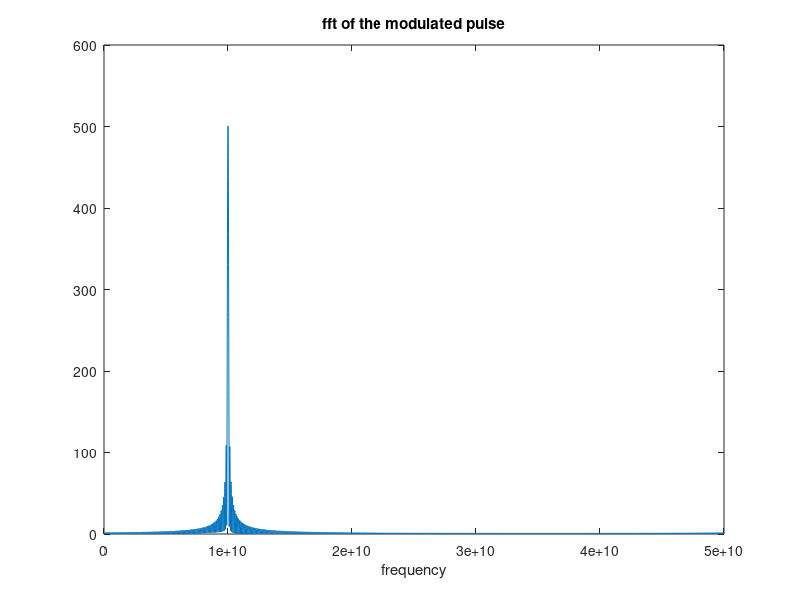
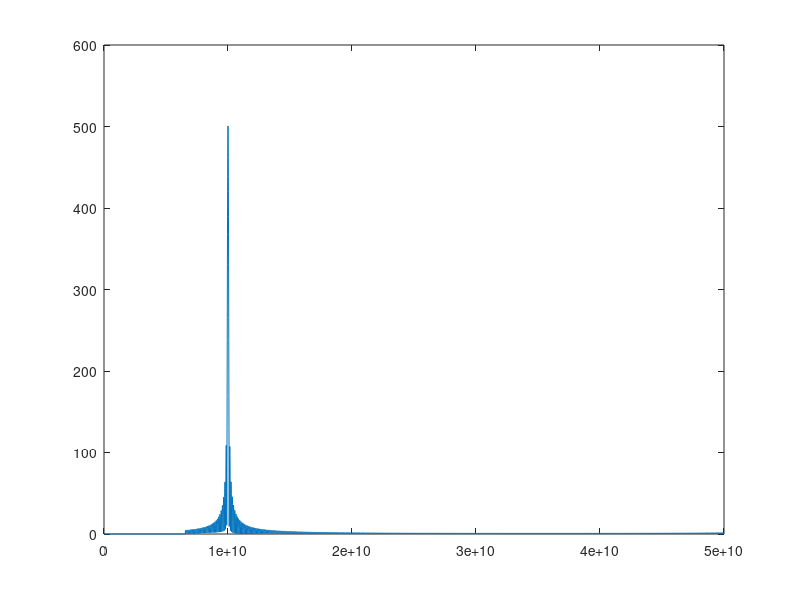
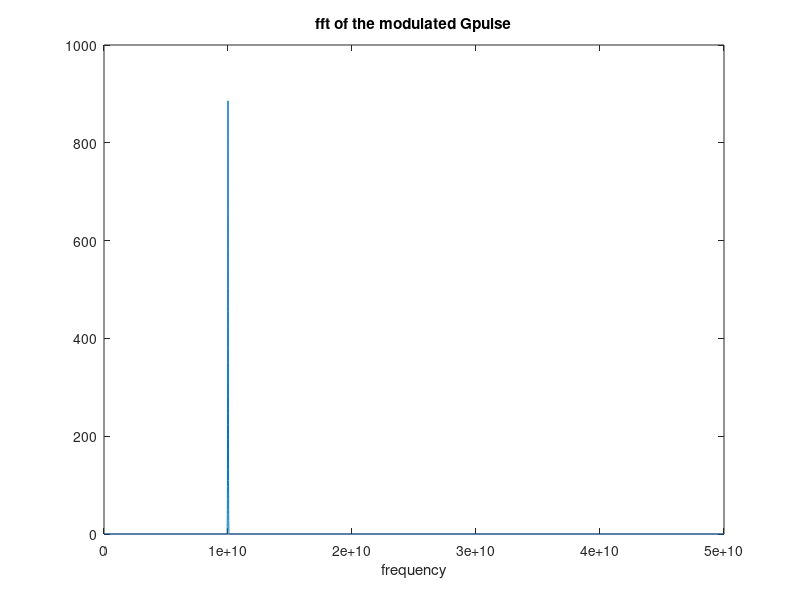
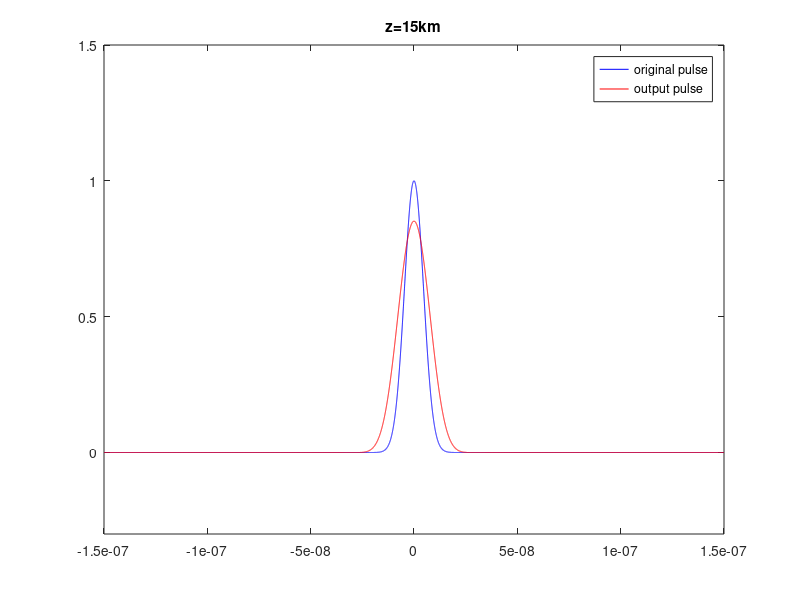

Here is the MATLAB script that generated these plots, in order:
close
clear
fc = 6.56e9;
Fs=5e10;
t=-50e-9:1/Fs:50e-9;
%%
%create pulse
pulse=zeros(1,length(t));
for i=2250:1:2750
    pulse(1,i)=1;
end
plot(t,pulse)
ylim([-1,2])
xlabel('time')
title('10 ns pulse')
%%      
%modulate the pulse
w0=10e9*2*pi;
mpulse=exp(1i*w0*t).*pulse;
%%
%take fft of modulated pulse
fftpulse=fft(mpulse);
L=length(pulse);
f = Fs*(0:floor((L))-1)/L;
plot(f,abs(fftpulse))
xlabel('frequency')
title('fft of the modulated pulse')
%%
%cancel frequancies below cutoff
for i=1:length(f)
    if (f(i)<fc)
        fftpulse(i)=0;

    end
end
figure
plot(f,abs(fftpulse))
%%
m=1;
for i=1:length(f)
    if (fftpulse(i)==0)
        m=m+1;
    else
        break
    end
end
f2=f(m:end);
fftpulse2=fftpulse(m:end);
%calculating propogation constants
beta=sqrt(1-(fc./f2).^2);
%shape of pulse in z=10
z=1000;
for i=1:length(fftpulse2)
    fftpulse2(i)=fftpulse2(i).*exp(-1i*z*beta(i));
end

%calculate ifft to find the result signal
fftpulse3=zeros(1,L);
fftpulse3(m:end)=fftpulse2;

figure
plot(f,abs(fftpulse3))

%%
%calculate ifft to find the result signal
disppulse=ifft(fftpulse3);
disppulse2=disppulse.*exp(-1i*w0*t);
plot(t,abs(real(disppulse2)))
%%%%%%%%%%%%%%%%%%%%%%%%%%%%%%%%%%%%%%%%%%%%%%%%%%%%%%%%%%%%
%%%%%%%%%%%%%%%%%%%%%%%%%%%%%%%%%%%%%%%%%%%%%%%%%%%%%%%%%%%%
%%Gaussian pulse
%%
w0=10e9*2*pi;
t0=10e-9;
fc = 7.56e9;
Fs=5e10;
t=-150e-9:1/Fs:150e-9;
Gpulse=exp(-1*t.*t/(t0*t0));
plot(t,Gpulse)
ylim([-0.5,1.5])
title('Gaussian pulse')

%%

L=length(Gpulse);
f = Fs*(0:floor((L))-1)/L;
mGpulse=exp(1i*w0*t).*Gpulse;
plot(t,real(mGpulse))
ylim([-0.5,1.5])
title(' modulated Gaussian pulse')

%%
fftpulse=fft(mGpulse);
L=length(Gpulse);
f = Fs*(0:floor((L))-1)/L;
plot(f,abs(fftpulse))
xlabel('frequency')
title('fft of the modulated Gpulse')
close
%%
%cancel frequancies below cutoff
for i=1:length(f)
    if (f(i)<fc)
        fftpulse(i)=0;

    end
end
figure
plot(f,abs(fftpulse))
%%
m=1;
for i=1:length(f)
    if (fftpulse(i)==0)
        m=m+1;
    else
        break
    end
end
f2=f(m:end);
fftpulse2=fftpulse(m:end);
%calculating propogation constants
beta=sqrt(1-(fc./f2).^2);
%shape of pulse in z=10
z=15000;
for i=1:length(fftpulse2)
    fftpulse2(i)=fftpulse2(i).*exp(-1i*z*beta(i));
end

%calculate ifft to find the result signal
fftpulse3=zeros(1,L);
fftpulse3(m:end)=fftpulse2;
%%
%calculate ifft to find the result signal
disppulse=ifft(fftpulse3);
disppulse2=disppulse.*exp(-1i*w0*t);
%%
[a,b]=max(abs(real(disppulse2)));
[c,d]=max(abs(real(Gpulse)));
shiftpulse=zeros(1,L);
shiftpulse(d-b+1:end)=disppulse2(1:end-(d-b));
%shiftpulse(1:end-(b-d)+1)=disppulse2(b-d:end);
t0=0.65*10e-9;
Gpulse2=exp(-1*t.*t/(t0*t0));
plot(t,Gpulse2,'b')
hold on
plot(t,abs(real(shiftpulse)/1.1),'r')
title('z=15km');
legend('original pulse','output pulse')
ylim([-0.3,1.5])